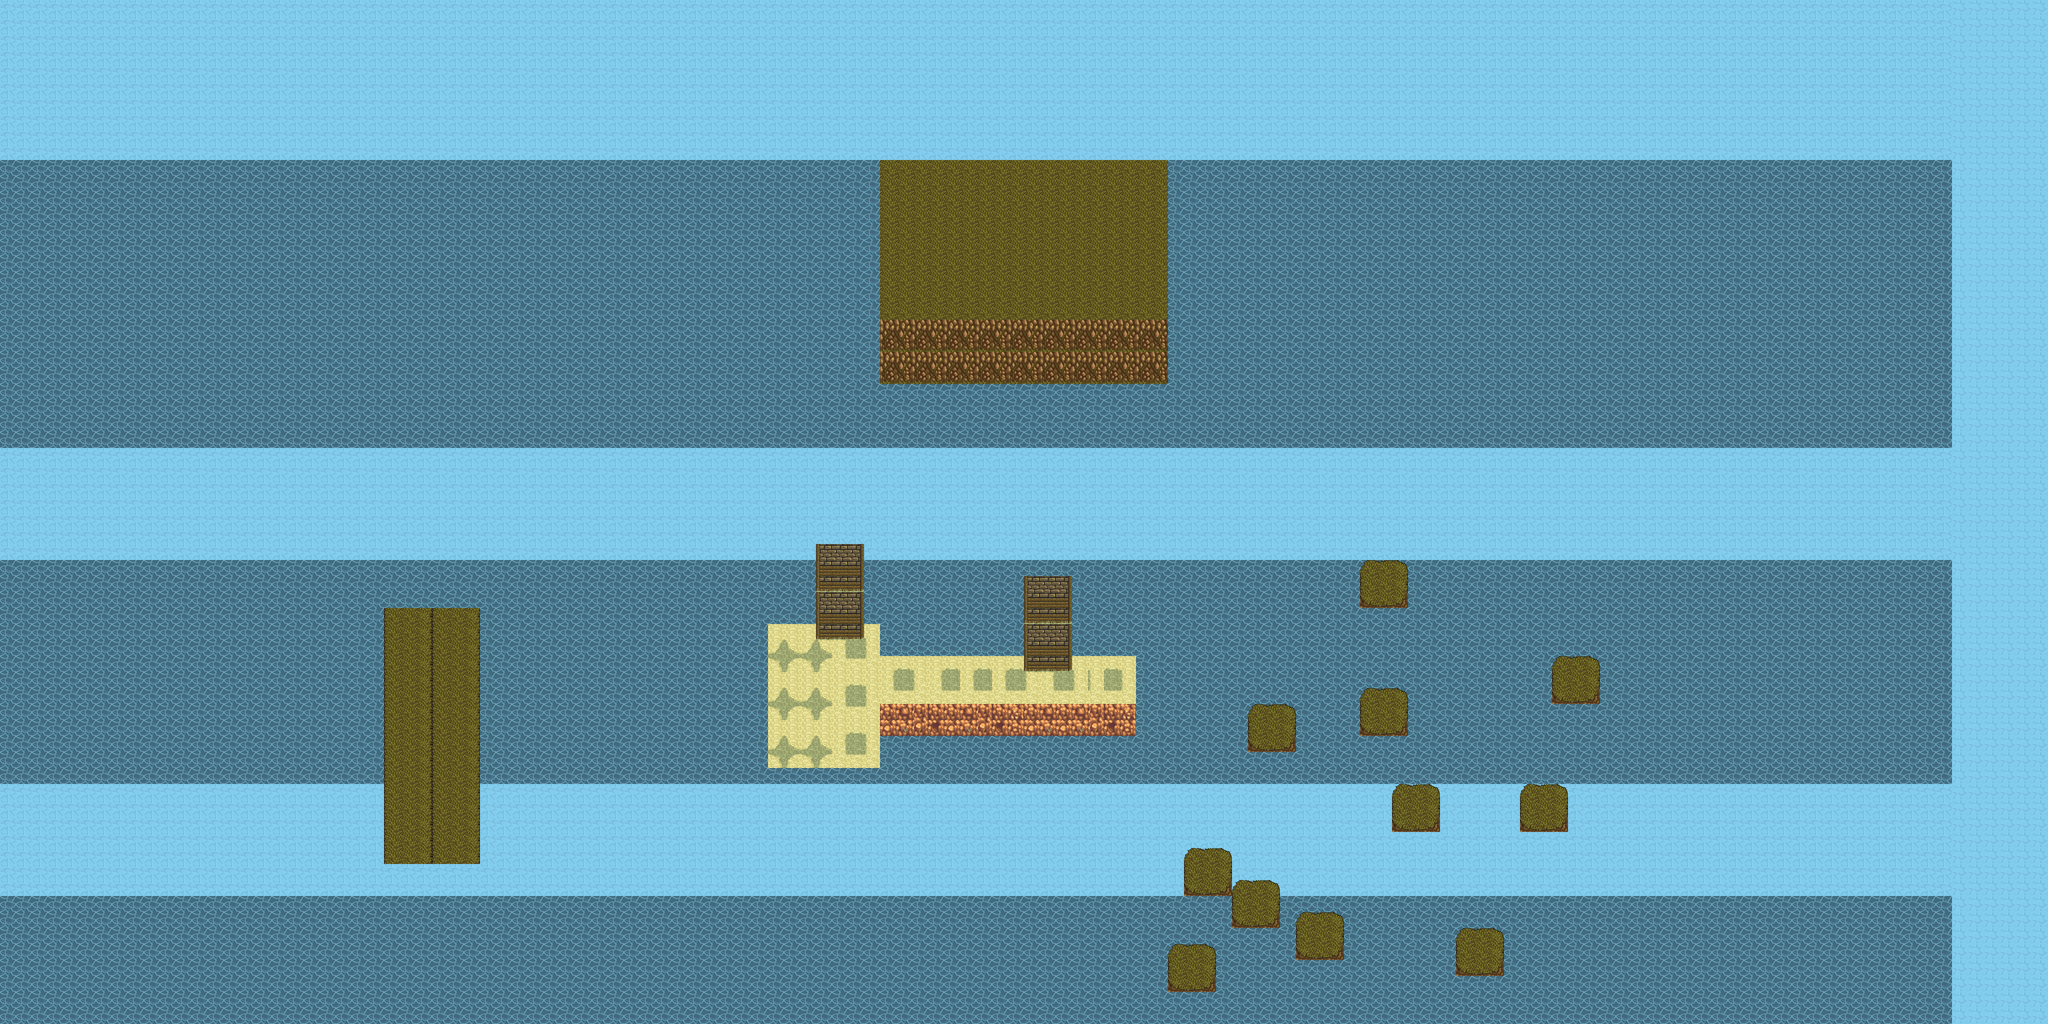

This game map was drawn from its Tiled (.tmx) file and the tilesets committed beside it. A one-line description and the trimmed map source follow:
An orthogonal 128x64 tile map with 32x32 px tiles, 3 tile layers (Tile Layer 1, Tile Layer 2, collider).

<map version="1.10" tiledversion="1.10.2" orientation="orthogonal" renderorder="right-down" width="128" height="64" tilewidth="32" tileheight="32" infinite="0" nextlayerid="4" nextobjectid="1">
 <properties>
  <property name="Z" type="float" value="0" />
 </properties>
 <tileset firstgid="1" source="TORPEDOES_testTileset.tsx" />
 <layer id="1" name="Tile Layer 1" width="128" height="64">
  <properties>
   <property name="Z" type="float" value="0" />
  </properties>
  <data>[8192 cells, 8192 non-empty, 3 distinct tile ids]</data>
 </layer>
 <layer id="2" name="Tile Layer 2" width="128" height="64">
  <properties>
   <property name="Z" type="float" value="1" />
  </properties>
  <data>[8192 cells, 620 non-empty, 47 distinct tile ids]</data>
 </layer>
 <layer id="3" name="collider" width="128" height="64">
  <data>[8192 cells, 0 non-empty, 0 distinct tile ids]</data>
 </layer>
</map>
